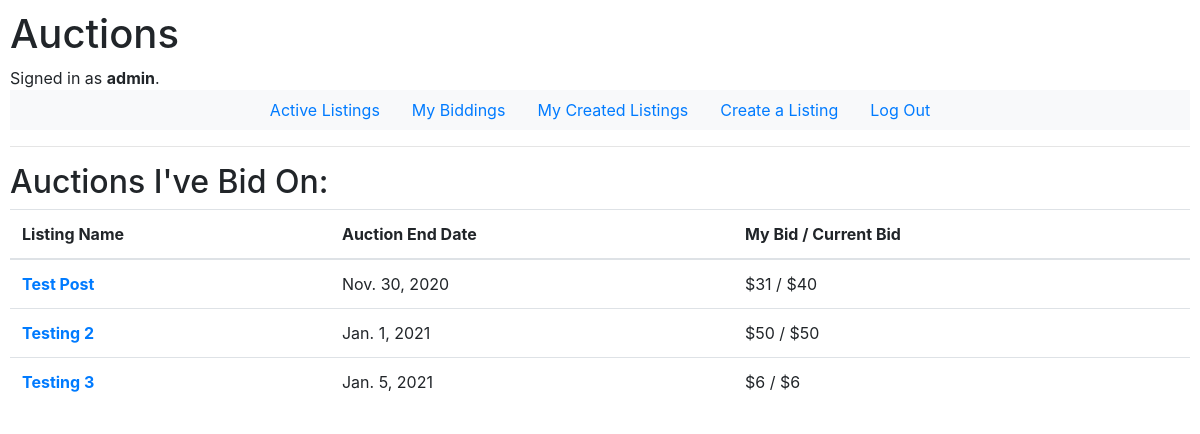
/MyBids (signed in), run on the app's committed database.
### auctions/models.py (models this page shows, shortened)
class User(AbstractUser):
    pass

class Post(models.Model):
    user_id = models.ForeignKey('User', on_delete=models.CASCADE)
    post_name = models.CharField(max_length=64)
    post_image = models.URLField(max_length=128)
    post_text = models.CharField(max_length=250)
    post_start_bid = models.PositiveIntegerField()
    post_date = models.DateTimeField(default=datetime.now)
    post_end_date = models.DateField()
    post_category = models.CharField(max_length=25)

### auctions/views.py (the view)
# urls.py: path("MyBids", views.myBiddings, name="myBiddings"),
def myBiddings(request):
    user_id = request.user
    highBids = bids.objects.values('post_id').annotate(high_bid = Max('bid')).filter(user_id=user_id)
    highBidsList = list(highBids)
    for listing in highBidsList:
        post = Post.objects.get(id = listing['post_id'])
        high_bid = bids.objects.filter(post_id=listing['post_id']).aggregate(Max('bid'))
        listing['post_name']= post.post_name
        listing['post_end_date']= post.post_end_date
        listing['all_bids'] = high_bid
    print(highBidsList)
    return render(request, "auctions/myBiddings.html", {
        "myBiddings":highBids
    })

### auctions/templates/auctions/myBiddings.html
{% extends "auctions/layout.html" %}
{% block body %}
    <h2>Auctions I've Bid On:</h2>
    <table class="table">
        <thead>
          <tr>
            <th scope="col">Listing Name</th>
            <th scope="col">Auction End Date</th>
            <th scope="col">My Bid / Current Bid</th>
          </tr>
        </thead>
        <tbody>
        {% for post in myBiddings %}
          <tr>
            <th scope="row"><a href="listing/{{post.post_id}}">{{ post.post_name }}</a></th>
            <td>{{post.post_end_date}}</td>
            <td> ${{post.high_bid}} / ${{post.all_bids.bid__max}} </td>
          </tr>
          {% endfor %}
        </tbody>
      </table>
{% endblock %}

### auctions/templates/auctions/layout.html (shortened to what this page needs)
{% load static %}
<!DOCTYPE html>
<html lang="en">
    <head>
        <link rel="stylesheet" href="https://stackpath.bootstrapcdn.com/bootstrap/4.4.1/css/bootstrap.min.css">
        <link href="{% static 'auctions/styles.css' %}" rel="stylesheet">
    </head>
    <body>
        <div>
            <h1>Auctions</h1>
            <div>
                {% if user.is_authenticated %}
                    Signed in as <strong>{{ user.username }}</strong>.
                {% else %}
                    Not signed in.
                {% endif %}
            </div>
            <ul class="nav justify-content-center bg-light">
                <li class="nav-item">
                    <a class="nav-link" href="{% url 'index' %}">Active Listings</a>
                </li>
                {% if user.is_authenticated %}
                    <li class="nav-item">
                        <a class="nav-link" href="{% url 'myBiddings' %}">My Biddings</a>
                    </li>
                    <li class="nav-item">
                        <a class="nav-link" href="{% url 'myListings' %}">My Created Listings</a>
                    </li>
                    <li class="nav-item">
                        <a class="nav-link" href="{% url 'create' %}">Create a Listing</a>
                    </li>
                    <li class="nav-item">
                        <a class="nav-link" href="{% url 'logout' %}">Log Out</a>
                    </li>
                {% endif %}
            </ul>
        </div>
        <hr>
        {% block body %}
        {% endblock %}
    </body>
</html>

### auctions/static/auctions/styles.css (style rules this page uses)
body { padding: 10px; }

### data on the page
User: username "admin"
Post: post_name "Test Post", post_end_date "Nov. 30, 2020"
Post: post_name "Testing 2", post_end_date "Jan. 1, 2021"
Post: post_name "Testing 3", post_end_date "Jan. 5, 2021"

### other printed values
{{ post.high_bid }} "31" "50" "6"
{{ post.all_bids.bid__max }} "40" "50" "6"
